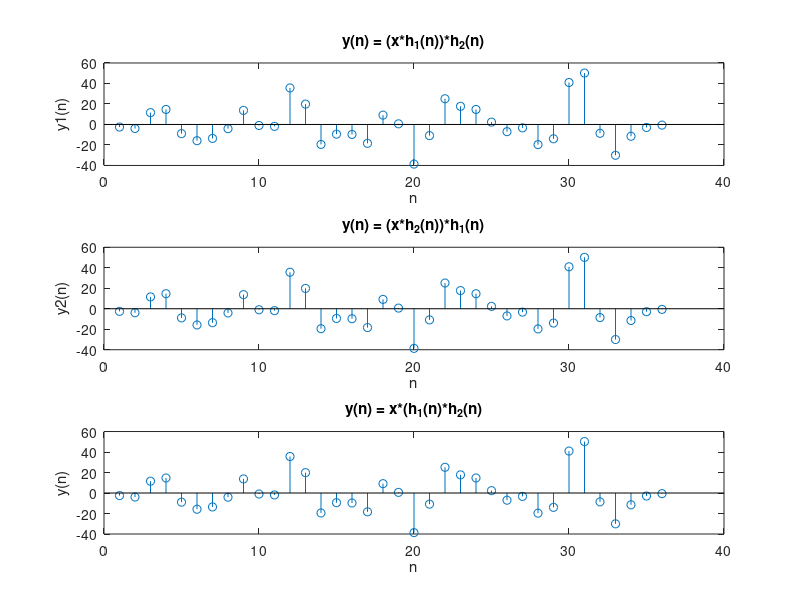

Write MATLAB code to recreate this figure.
h1 = [1 2 -2 -3]; %he thong 1 
h2 = [-2 0 3 1];  %he thong 2
h = conv(h1,h2); %tin hieu h= tong chap cua h1,h2
N = 30; 
x = randn(1,N); %tin hieu x  ngau nhien 
y11 = conv(x,h1);  
y1 = conv(y11,h2); 
y21 = conv(x,h2); 
y2 = conv(y21,h1); 
y = conv(x,h); 
subplot(311),stem(y1); 
xlabel ('n'), ylabel('y1(n)');
title('y(n) = (x*h_1(n))*h_2(n)'); 
subplot(312),stem(y2); 
xlabel ('n'), ylabel('y2(n)')
title('y(n) = (x*h_2(n))*h_1(n)'); 
subplot(313),stem(y); 
xlabel ('n'), ylabel('y(n)')
title('y(n) = x*(h_1(n)*h_2(n)');